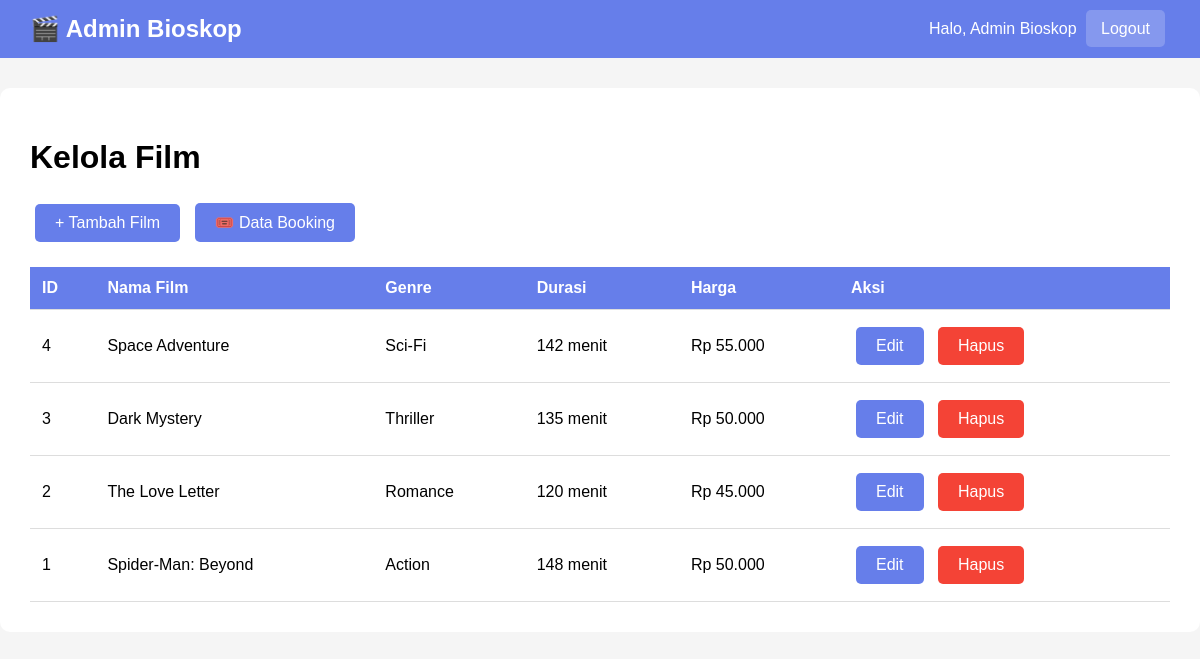
/Admin/index.php (signed in), run on the app's committed database.
### tables this page shows
CREATE TABLE film (
    id_film INT AUTO_INCREMENT PRIMARY KEY,
    poster VARCHAR(255),
    nama VARCHAR(100) NOT NULL,
    deskripsi TEXT,
    genre VARCHAR(50),
    jadwal_tayang VARCHAR(50),
    harga DECIMAL(10,2) NOT NULL,
    durasi INT
);

### Admin/index.php (the view, shortened to what this page needs)
<?php
require_once '../config.php';
$stmt = $pdo->query("SELECT * FROM film ORDER BY id_film DESC");
$films = $stmt->fetchAll(PDO::FETCH_ASSOC);
?>
<!DOCTYPE html>
<html lang="id">
<head>
</head>
<body>
    <div class="navbar">
        <h2>🎬 Admin Bioskop</h2>
        <div>
            <span>Halo, <?= $_SESSION['admin_nama'] ?></span>
            <a href="logout.php">Logout</a>
        </div>
    </div>
    <div class="container">
        <h1>Kelola Film</h1>
        <a href="tambah_film.php" class="btn">+ Tambah Film</a>
        <a href="booking_list.php" class="btn">🎟️ Data Booking</a>
        <table>
            <thead>
                <tr>
                    <th>ID</th>
                    <th>Nama Film</th>
                    <th>Genre</th>
                    <th>Durasi</th>
                    <th>Harga</th>
                    <th>Aksi</th>
                </tr>
            </thead>
            <tbody>
                <?php foreach($films as $film): ?>
                <tr>
                    <td><?= $film['id_film'] ?></td>
                    <td><?= htmlspecialchars($film['nama']) ?></td>
                    <td><?= $film['genre'] ?></td>
                    <td><?= $film['durasi'] ?> menit</td>
                    <td>Rp <?= number_format($film['harga'], 0, ',', '.') ?></td>
                    <td>
                        <a href="edit_film.php?id=<?= $film['id_film'] ?>" class="btn">Edit</a>
                        <a href="hapus_film.php?id=<?= $film['id_film'] ?>" class="btn btn-danger" onclick="return confirm('Yakin hapus?')">Hapus</a>
                    </td>
                </tr>
                <?php endforeach; ?>
            </tbody>
        </table>
    </div>
</body>
</html>

### Admin/index.php (style rules this page uses)
body { font-family: Arial; margin: 0; background: #f5f5f5; }
.navbar { background: #667eea; color: white; padding: 15px 30px; display: flex; justify-content: space-between; align-items: center; }
.navbar h2 { margin: 0; }
.navbar a { color: white; text-decoration: none; padding: 10px 15px; margin: 0 5px; background: rgba(255,255,255,0.2); border-radius: 5px; }
.container { max-width: 1200px; margin: 30px auto; background: white; padding: 30px; border-radius: 10px; }
.btn { padding: 10px 20px; background: #667eea; color: white; border: none; border-radius: 5px; cursor: pointer; text-decoration: none; display: inline-block; margin: 5px; }
.btn-danger { background: #f44336; }
table { width: 100%; border-collapse: collapse; margin-top: 20px; }
th, td { padding: 12px; text-align: left; border-bottom: 1px solid #ddd; }
th { background: #667eea; color: white; }

### data on the page
film: id_film "4", nama "Space Adventure", genre "Sci-Fi", durasi "142", harga "55.000"
film: id_film "3", nama "Dark Mystery", genre "Thriller", durasi "135", harga "50.000"
film: id_film "2", nama "The Love Letter", genre "Romance", durasi "120", harga "45.000"
film: id_film "1", nama "Spider-Man: Beyond", genre "Action", durasi "148", harga "50.000"

### other printed values
$_SESSION['admin_nama'] "Admin Bioskop"
